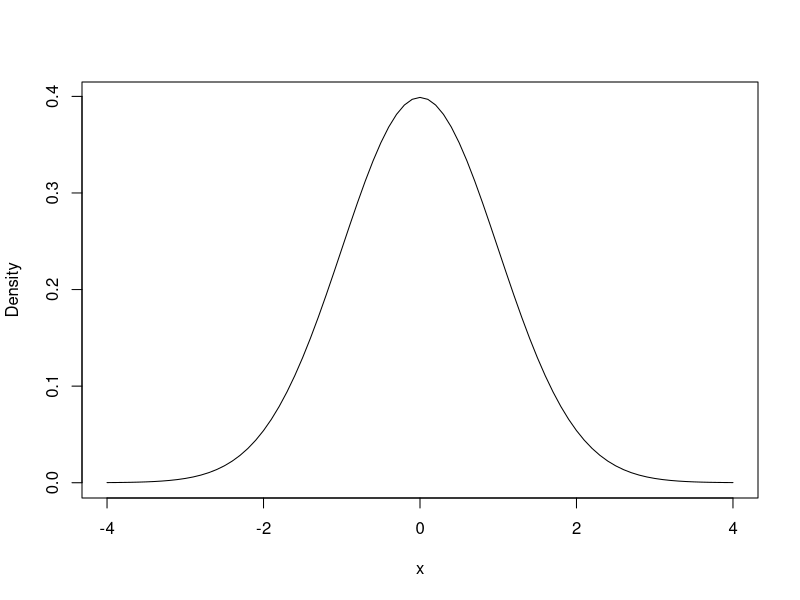
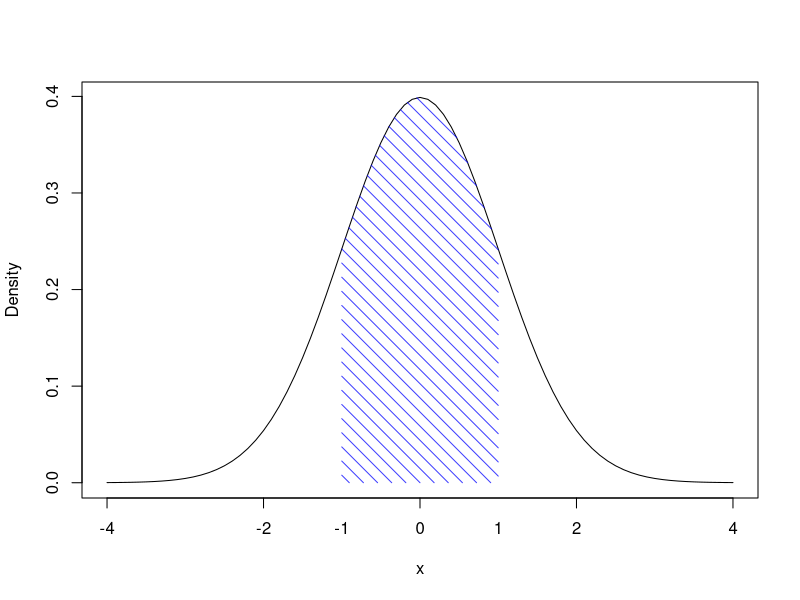
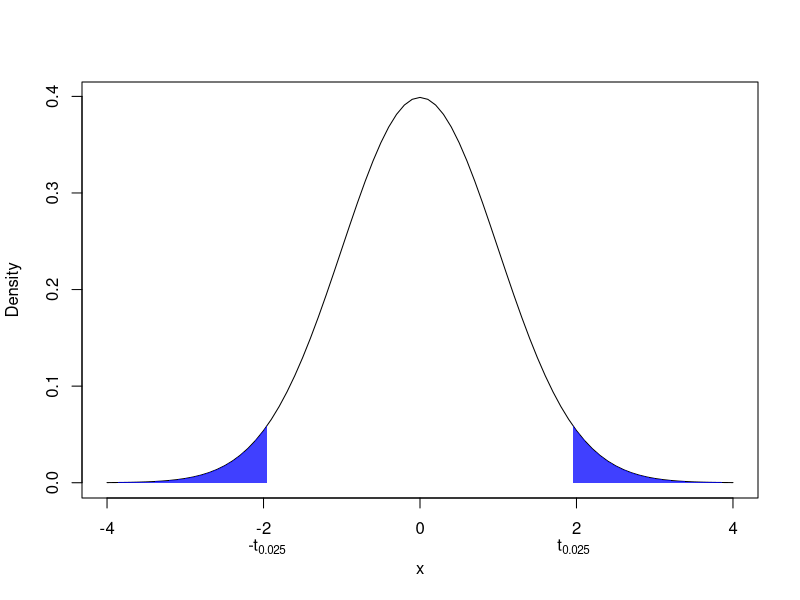
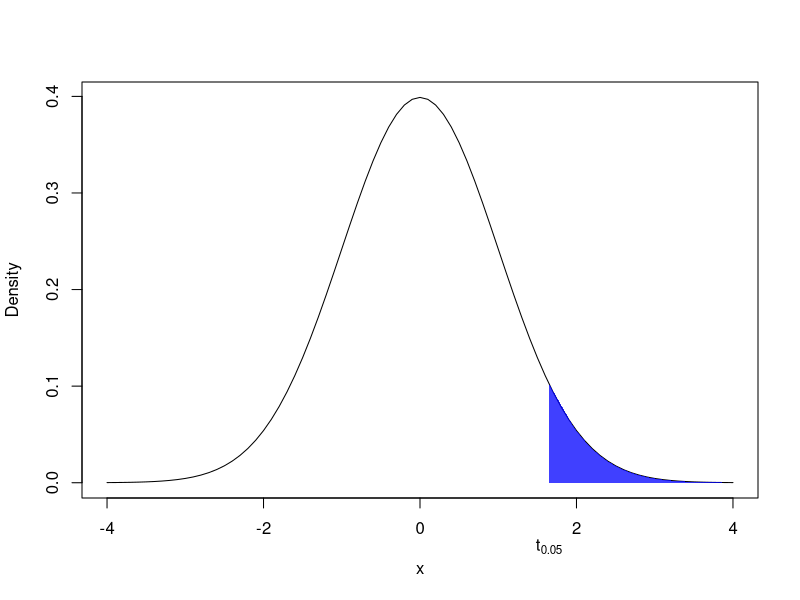
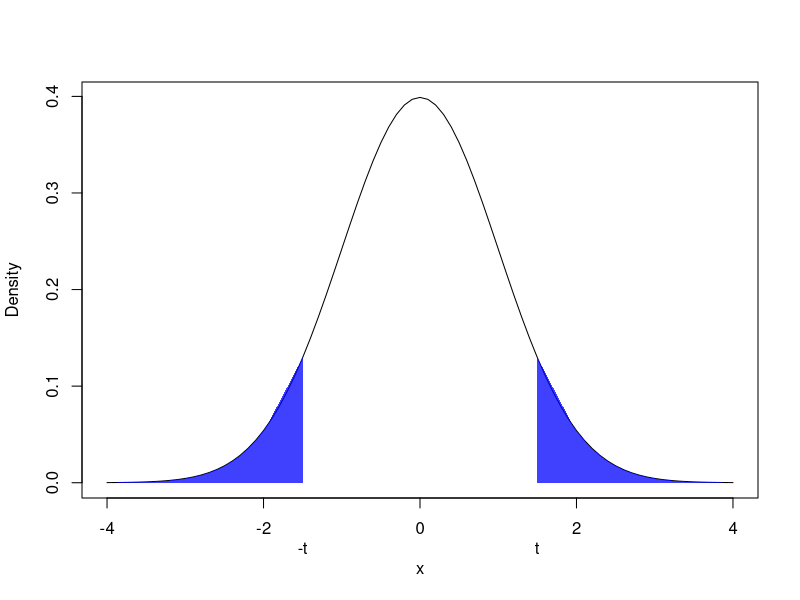

Here is the R script that generated these plots, in order:
## ----r setup, include=FALSE---------------------------------------------------
knitr::knit_hooks$set(purl = knitr::hook_purl)
knitr::opts_chunk$set(echo = TRUE)

## ----r------------------------------------------------------------------------
x <- seq(-4, 4, by = 0.1)
y <- dnorm(x)
plot(x, y, type = "l", xlab = "x", ylab = "Density")

## ----r, echo=F----------------------------------------------------------------
x <- seq(-4, 4, by = 0.1)
y <- dnorm(x)
plot(x, y, type = "l", xlab = "x", ylab = "Density")
x <- seq(-1, 1, length.out=50)
y <- dnorm(x)
polygon(c(-1, x, 1), c(0, y , 0), col = adjustcolor("blue", alpha.f=.75), border = NA, density = c(10, 20), angle = c(-45, 45))
mtext("-1", 1, line=1, at=-1)
mtext("1", 1, line=1, at=1)

## ----r, echo=FALSE------------------------------------------------------------
x <- seq(-4, 4, by = 0.1)
y <- dnorm(x)
plot(x, y, type = "l", xlab = "x", ylab = "Density")
x1 <- seq(-1.96, -4, length.out = 50)
x2 <- seq(1.96, 4, length.out = 50)
y <- dnorm(x1)
polygon(c(x1, -1.96, -1.96), c(y, 0, dnorm(-1.96)), col=adjustcolor("blue", alpha.f=.75), border = NA)
y <- dnorm(x2)
polygon(c(x2, 1.96, 1.96), c(y, 0, dnorm(1.96)), col=adjustcolor("blue", alpha.f=.75), border = NA)
mtext(expression("-t"[.025]), 1, line=2, at=-1.96)
mtext(expression("t"[.025]), 1, line=2, at=1.96)

## ----r------------------------------------------------------------------------
library(tidyverse)
gril <- read.csv("griliches.csv")
gril$wage <- exp(gril$lw)
our.model <- lm(wage ~ s, gril)
summary(our.model)

## ----r------------------------------------------------------------------------
t <- rep(0,1000)
for (i in 1:1000) {
  x <- rnorm(100)
  e <- rnorm(100)
  y <- 1 + 2*x + e
  b <- lm(y ~ x)$coef[2]
  se <- sqrt(vcov(lm(y ~ x))[2,2])
  t[i] <- (b-2)/se
}
mean(abs(t)>1.96)

## ----r, echo=FALSE------------------------------------------------------------
x <- seq(-4, 4, by = 0.1)
y <- dnorm(x)
plot(x, y, type = "l", xlab = "x", ylab = "Density")
x2 <- seq(1.96, 4, length.out = 50)
y <- dnorm(x2)
polygon(c(x2, 1.645, 1.645), c(y, 0, dnorm(1.645)), col = adjustcolor("blue", alpha.f=.75), border = NA)
mtext(expression("t"[.05]), 1, line=2, at=1.645)

## ----r------------------------------------------------------------------------
in.ci <- rep(0,1000)
for (i in 1:1000) {
  x <- rnorm(100)
  e <- rnorm(100)
  y <- 1 + 2*x + e
  b <- lm(y ~ x)$coef[2]
  se <- sqrt(vcov(lm(y ~ x))[2,2])
  low <- b - 1.96*se
  high <- b + 1.96*se
  in.ci[i] <- (low <= 2 && 2 <= high)
}
mean(in.ci)

## ----r------------------------------------------------------------------------
confint(our.model, level=.95)

## ----r, echo=FALSE------------------------------------------------------------
x <- seq(-4, 4, by = 0.1)
y <- dnorm(x)
plot(x, y, type = "l", xlab = "x", ylab = "Density")
x1 <- seq(-1.96, -4, length.out = 50)
x2 <- seq(1.96, 4, length.out = 50)
y <- dnorm(x1)
polygon(c(x1, -1.5, -1.5), c(y, 0, dnorm(-1.5)), col=adjustcolor("blue", alpha.f=.75), border = NA)
y <- dnorm(x2)
polygon(c(x2, 1.5, 1.5), c(y, 0, dnorm(1.5)), col=adjustcolor("blue", alpha.f=.75), border = NA)
mtext(expression("-t"), 1, line=2, at=-1.5)
mtext(expression("t"), 1, line=2, at=1.5)

